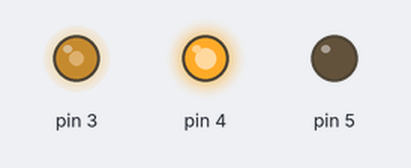
The sketch below on a simulated Arduino Uno, built with avr-gcc and run on an emulated ATmega328P. Shown: output pins drawn as LEDs (lit = HIGH).

Above: at 0.1 s.
Timing chart, 0 to 1.6 s (numbered marks = the images above):
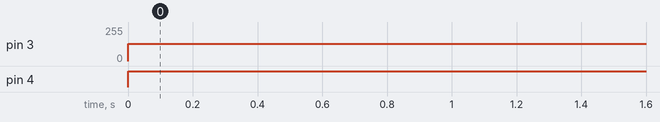

Measured:
- by itself, pin 3: 0/255 → 128/255 at 0.00 s
- by itself, pin 4: LOW → HIGH at 0.00 s

The sketch:

hERCULES.ino
```cpp
void setup() {
  pinMode(3,OUTPUT);
  pinMode(4,OUTPUT);
  pinMode(5,OUTPUT);

}

void loop() {
  digitalWrite(4,HIGH);
  digitalWrite(5,LOW);
    analogWrite(3,128);
}
```
